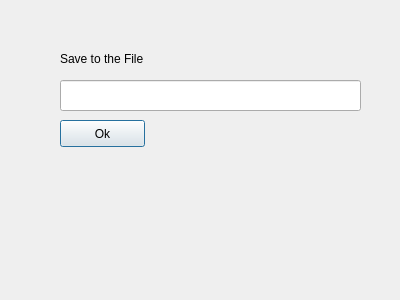
<?xml version="1.0" encoding="UTF-8"?>
<ui version="4.0">
 <class>DWriteFile</class>
 <widget class="QDialog" name="DWriteFile">
  <property name="geometry">
   <rect>
    <x>0</x>
    <y>0</y>
    <width>400</width>
    <height>300</height>
   </rect>
  </property>
  <property name="windowTitle">
   <string>Dialog</string>
  </property>
  <widget class="QPushButton" name="pushButton">
   <property name="geometry">
    <rect>
     <x>60</x>
     <y>120</y>
     <width>85</width>
     <height>27</height>
    </rect>
   </property>
   <property name="text">
    <string>Ok</string>
   </property>
  </widget>
  <widget class="QLineEdit" name="lineEdit">
   <property name="geometry">
    <rect>
     <x>60</x>
     <y>80</y>
     <width>301</width>
     <height>31</height>
    </rect>
   </property>
  </widget>
  <widget class="QLabel" name="label">
   <property name="geometry">
    <rect>
     <x>60</x>
     <y>50</y>
     <width>91</width>
     <height>17</height>
    </rect>
   </property>
   <property name="text">
    <string>Save to the File</string>
   </property>
  </widget>
 </widget>
 <resources/>
 <connections/>
</ui>
